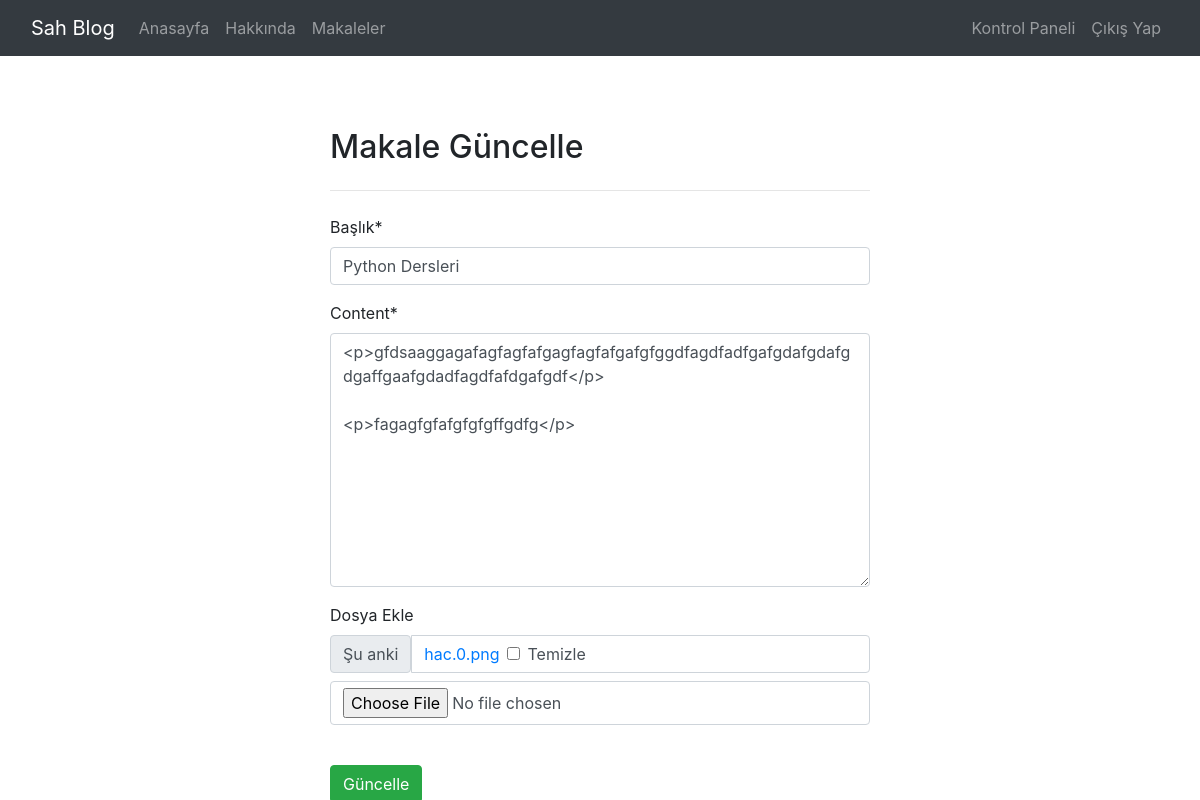
The app's page /article/update/16/ (signed in) with its own data.
### article/models.py (models this page shows, shortened)
class Article(models.Model):
    author = models.ForeignKey("auth.User",on_delete=models.CASCADE, verbose_name="Yazar")
    title = models.CharField(max_length=50, verbose_name="Başlık")
    content = RichTextField()
    created_date = models.DateTimeField(auto_now_add=True, verbose_name="Oluşturulma Tarihi")
    article_image = models.FileField(blank=True,null=True,verbose_name="Dosya Ekle")
    class Meta:
        ordering = ['-created_date']

### article/views.py (the view)
# urls.py: path("update/<int:id>/", views.updateArticle, name="update"),
@login_required(login_url="user:login")
def updateArticle(request,id):
    article = get_object_or_404(Article,id = id)
    form = ArticleForm(request.POST or None,request.FILES or None, instance= article)
    if form.is_valid():
        article = form.save(commit=False)   # ✅ NESNEYİ AL
        article.author = request.user       # ✅ AUTHOR SET ET
        article.save()
        messages.success(request,"Başarıyla Yayınlandı..")
        return redirect("article:dashboard")
    return render(request,"update.html",{"form":form})

### article/forms.py
class ArticleForm(forms.ModelForm):
    class Meta:
        model = Article
        fields = ["title", "content","article_image"]

### templates/update.html (shortened to what this page needs)
{% extends "base.html" %}
{% block body %}
{% load crispy_forms_tags %}
<div class="row">
  <div class="col-md-6 offset-md-3">
    <h2>Makale Güncelle</h2>
    <hr class="my-4">
    <form method="post" enctype="multipart/form-data">
    {{ form | crispy }}
    <br>
    <button type="submit" class="btn btn-success">Güncelle</button>
</form>
{% endblock %}

### records on screen
Article: title "Python Dersleri", content "<p>gfdsaaggagafagfagfafgagfagfafgafgfggdfagdfadfgafgdafgdafgdgaffgaafgdadfagdfafdgafgdf</p> <p>fagagfgfafgfgfgffgdfg</p>"
